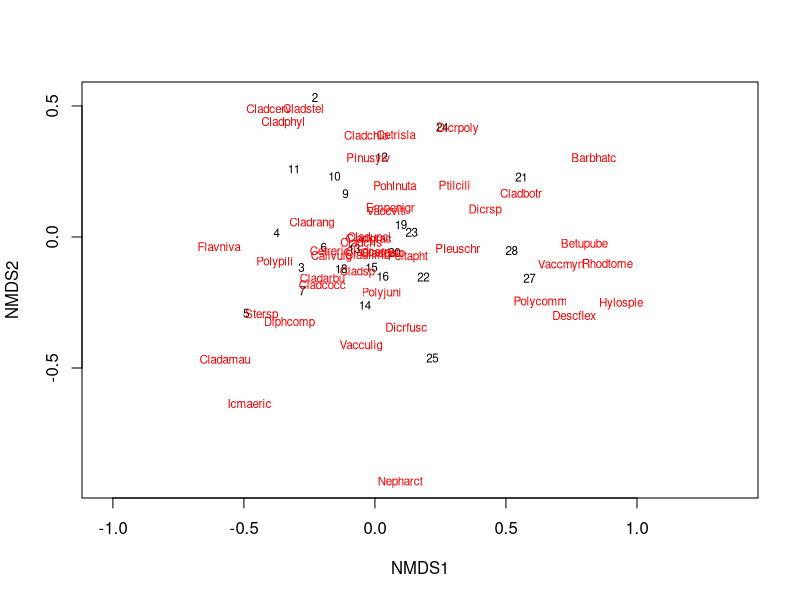
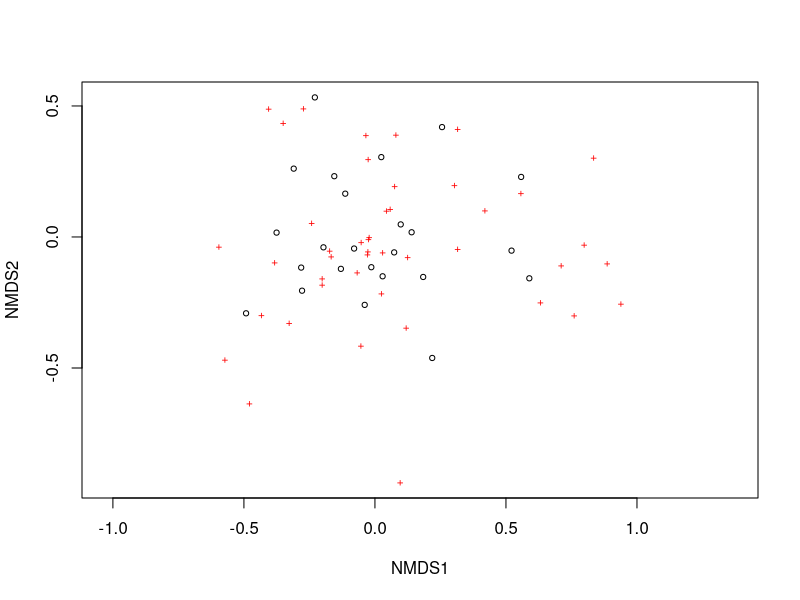
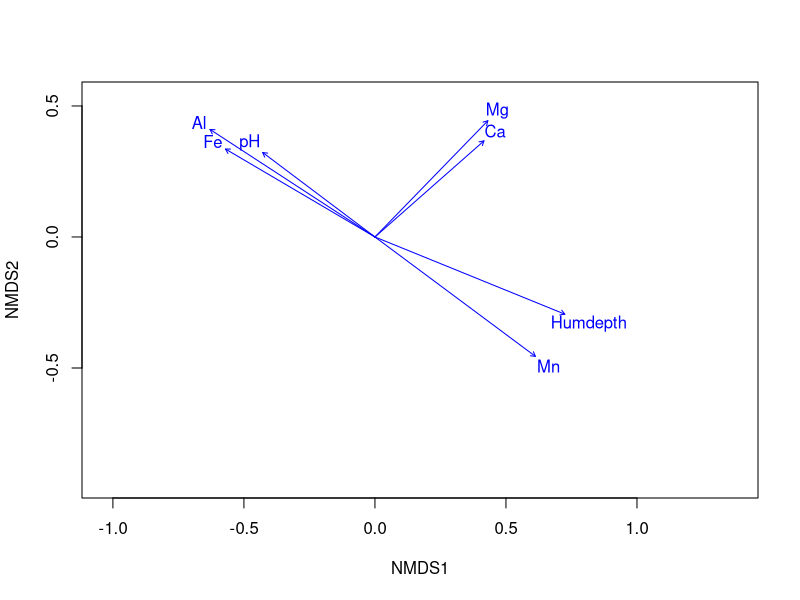

Write the R code that produced these figures, in order.
# Building a NMDS

library(vegan) # Version 2.6.4

data("varespec") # Data sets of cover by lichen species
data("varechem") # Corresponding environmental parameters

ord <- metaMDS(varespec, distance = "bray", k = 2) # Ordination of the species

plot(ord, type = "t") # Showing the plot 
plot(ord, type = "p")
plot(ord, type = "n")

ef <- envfit(ord, varechem)
plot(ef, p.max = 0.05)
